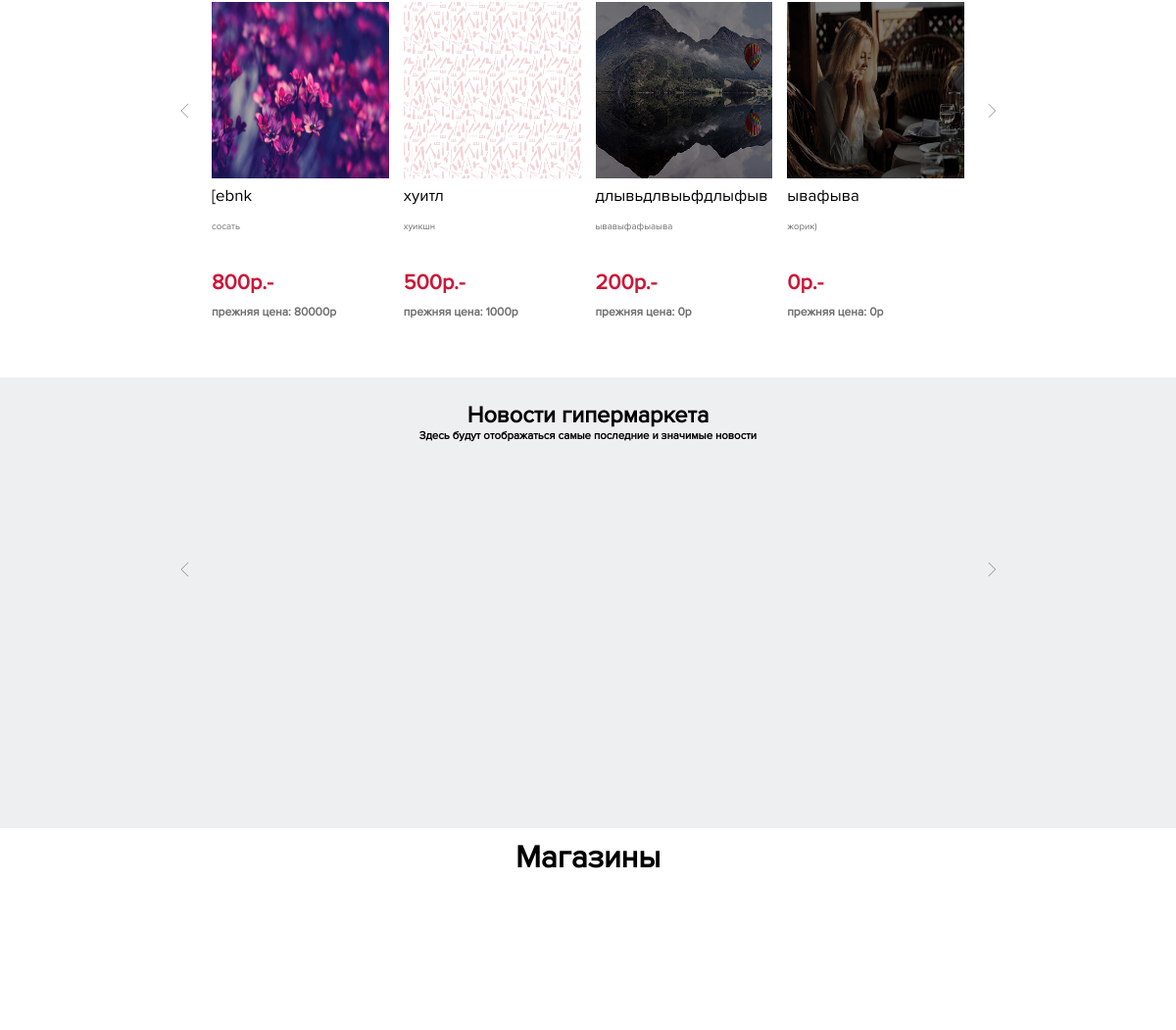
The app's page / (middle part), older data.
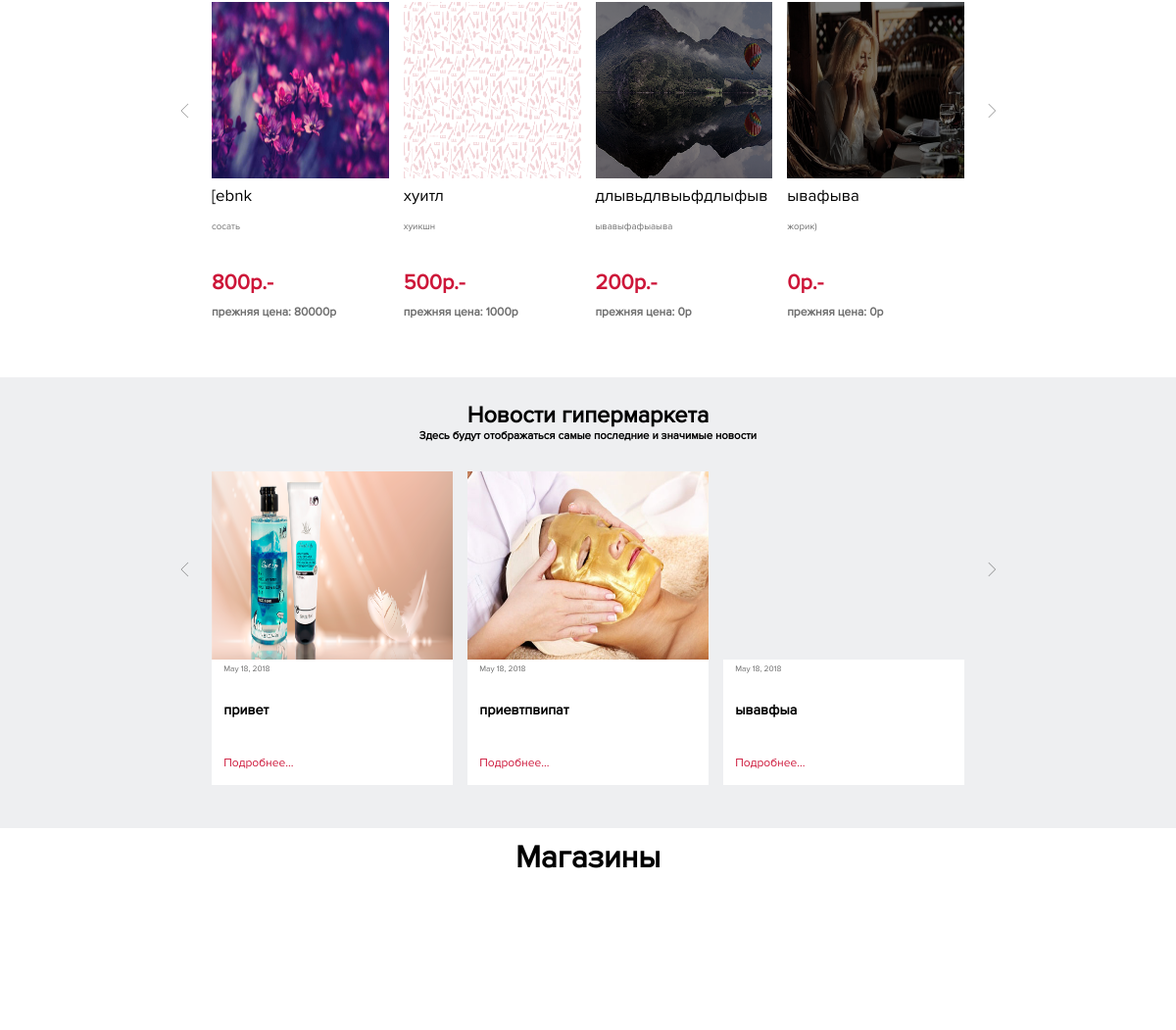
The same page, newer data.
### mainpage/models.py (models this page shows)
class slider2fill(models.Model):
    title = models.CharField(max_length=40)
    discriotion = models.TextField()
    nowprice = models.CharField(max_length=10)
    prevprice = models.CharField(max_length=10)
    image = models.ImageField(upload_to="",null=True, blank=True)

class slider3fill(models.Model):
    title = models.CharField(max_length=100)
    date = models.DateField()
    image = models.ImageField(upload_to="",null=True, blank=True)
    discription = models.TextField()

### mainpage/views.py (the view)
# urls.py: re_path(r'^$', views.index),
def index(request):
        slider1 = models.slider1fill.objects.all()
        slider2 = models.slider2fill.objects.all()
        slider3 = models.slider3fill.objects.all()
        shops = models.shops.objects.all()[:8]
        context={"slider1":slider1, "slider2":slider2, "slider3":slider3, "shops":shops}
        return render(request,'index.html', context)

### mainpage/templates/index.html (shortened to what this page needs)
<html>
<head>
	{% load staticfiles %}
    <link rel='stylesheet prefetch' href='https://cdnjs.cloudflare.com/ajax/libs/Swiper/4.0.7/css/swiper.min.css'>
	<link rel="stylesheet" type="text/css" href="{% static 'mainpage/css/style.css' %}">
	<link rel="stylesheet" type="text/scss" href="{% static 'mainpage/scss/style.scss' %}">
    <link rel="stylesheet" type="text/css" href="{% static 'mainpage/css/style_index.css' %}">
  	<link rel="stylesheet"  href="{% static 'mainpage/src/css/lightslider.css' %}"/>
  	<link rel="stylesheet"  href="{% static 'mainpage/css/slider2.css' %}"/>
  	<link rel="stylesheet"  href="{% static 'mainpage/css/slider3.css' %}"/>
</head>
<body>
	<products>
		<div class="slider2">
			<div class="contrs left" onclick="next()"></div>
		<div class="contrs right" onclick="prev()"></div>
		 <ul id="content-slider" class="content-slider">
             {% for objj in slider2 %}
             <div>
                  <li class="listitem" >
                  <div class="contentslider2">
                  		<div class="image" style="background-image: url({{objj.image.url}});"></div>
                  		<div style="display:table; height: 10%">
                  			<div class="name">
                  				{{objj.title}}
                  			</div>
                  		</div>
                  		<div style="display:table; height: 7%">
                  			<div class="more">
                  				{{objj.discriotion}}
                  			</div>
                  		</div>
                  		<div style="display:table; height: 16%">
                  			<div class="price">
                  				{{objj.nowprice}}р.-
                  			</div>
                  		</div>
                  		<div style="display:table; height: 7%">
                  			<div class="preprice">
                  				прежняя цена: {{objj.prevprice}}р
                  			</div>
                  		</div>
                  </div>
                </li>
            </div>
             {% endfor %}
            </ul>
		</div>
	</products>
	<news>
		<div style="font-family: Proxima; font-size: 1.95vw; text-align: center;padding-top: 2%;font-weight: bold;width:100%">Новости гипермаркета</div>
		<div style="font-family: Proxima; font-size: 0.95vw; text-align: center;padding-bottom: 2.5%;font-weight: bold;width:100%">Здесь будут отображаться самые последние и значимые новости</div>
		<div class="slider3">
			<div class="contrs left" onclick="next1()"></div>
		<div class="contrs right" onclick="prev1()"></div>
		 <ul id="content-slider2" class="content-slider">
			 {% for objj in slider3 %}
			 <div>
                  <li class="listitem" >
                  <div class="contentslider3">
                  		<div class="image" style="background-image: url({{objj.image.url}});"></div>
                  		<div class="text">
                  			<div style="display: table; padding-left:5%; height: 15%">
                  				<div class="date">{{objj.date}}</div>
                  			</div>
                  			<div style="display: table; padding-left:5%;  padding-right:5%; height: 50%;overflow: hidden">
                  				<div class="more">{{objj.title}}</div>
                  			</div>
                  			<div style="display: table; padding-left:5%; height: 35%">
                  				<div class="morenews">Подробнее...</div>
                  			</div>
                  		</div>
                  </div>
                </li>
            </div>
			 {% endfor %}
            </ul>
		</div>
	</news>
	<shop>
		<div class="name">
			<div class="text">
				Магазины
			</div>
		</div>
		<div class="shop">
		</div>
	</shop>
</body>
</html>

Row changes from the older to the newer data that the page shows:
added slider3fill: image (picture), date "May 18, 2018", title "привет"
added slider3fill: image (picture), date "May 18, 2018", title "приевтпвипат"
added slider3fill: image (picture), date "May 18, 2018", title "ывавфыа"
